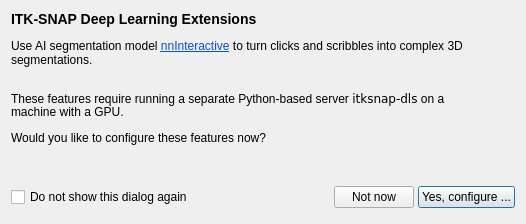
<?xml version="1.0" encoding="UTF-8"?>
<ui version="4.0">
 <class>DeepLearningInfoDialog</class>
 <widget class="QDialog" name="DeepLearningInfoDialog">
  <property name="geometry">
   <rect>
    <x>0</x>
    <y>0</y>
    <width>526</width>
    <height>224</height>
   </rect>
  </property>
  <property name="windowTitle">
   <string>Dialog</string>
  </property>
  <layout class="QGridLayout" name="gridLayout" columnstretch="1,0" rowminimumheight="0,0,0,0,0,0,0,0,32">
   <property name="verticalSpacing">
    <number>12</number>
   </property>
   <item row="1" column="0">
    <widget class="QLabel" name="label_2">
     <property name="text">
      <string>&lt;html&gt;&lt;head/&gt;&lt;body&gt;&lt;p&gt;Use AI segmentation model &lt;a href=&quot;https://github.com/MIC-DKFZ/nnInteractive&quot;&gt;&lt;span style=&quot; text-decoration: underline; color:#094fd1;&quot;&gt;nnInteractive&lt;/span&gt;&lt;/a&gt; to turn clicks and scribbles into complex 3D segmentations.&lt;/p&gt;&lt;/body&gt;&lt;/html&gt;</string>
     </property>
     <property name="wordWrap">
      <bool>true</bool>
     </property>
     <property name="openExternalLinks">
      <bool>true</bool>
     </property>
    </widget>
   </item>
   <item row="4" column="0">
    <widget class="QLabel" name="label_5">
     <property name="text">
      <string>Would you like to configure these features now?</string>
     </property>
     <property name="wordWrap">
      <bool>true</bool>
     </property>
    </widget>
   </item>
   <item row="1" column="1" rowspan="5">
    <widget class="QWidget" name="widget" native="true">
     <layout class="QVBoxLayout" name="verticalLayout">
      <property name="spacing">
       <number>6</number>
      </property>
      <property name="leftMargin">
       <number>0</number>
      </property>
      <property name="topMargin">
       <number>0</number>
      </property>
      <property name="rightMargin">
       <number>0</number>
      </property>
      <property name="bottomMargin">
       <number>0</number>
      </property>
      <item>
       <widget class="QLabel" name="label_3">
        <property name="sizePolicy">
         <sizepolicy hsizetype="Preferred" vsizetype="Fixed">
          <horstretch>0</horstretch>
          <verstretch>0</verstretch>
         </sizepolicy>
        </property>
        <property name="text">
         <string/>
        </property>
        <property name="pixmap">
         <pixmap resource="../Resources/SNAPResources.qrc">:/root/nnInteractive.png</pixmap>
        </property>
        <property name="alignment">
         <set>Qt::AlignmentFlag::AlignCenter</set>
        </property>
       </widget>
      </item>
      <item>
       <widget class="QLabel" name="label_7">
        <property name="sizePolicy">
         <sizepolicy hsizetype="Preferred" vsizetype="Fixed">
          <horstretch>0</horstretch>
          <verstretch>0</verstretch>
         </sizepolicy>
        </property>
        <property name="text">
         <string/>
        </property>
        <property name="pixmap">
         <pixmap resource="../Resources/SNAPResources.qrc">:/root/logo_dkfz.png</pixmap>
        </property>
        <property name="alignment">
         <set>Qt::AlignmentFlag::AlignCenter</set>
        </property>
       </widget>
      </item>
      <item>
       <spacer name="verticalSpacer_3">
        <property name="orientation">
         <enum>Qt::Orientation::Vertical</enum>
        </property>
        <property name="sizeType">
         <enum>QSizePolicy::Policy::Fixed</enum>
        </property>
        <property name="sizeHint" stdset="0">
         <size>
          <width>20</width>
          <height>6</height>
         </size>
        </property>
       </spacer>
      </item>
      <item>
       <widget class="QLabel" name="label_6">
        <property name="sizePolicy">
         <sizepolicy hsizetype="Preferred" vsizetype="Fixed">
          <horstretch>0</horstretch>
          <verstretch>0</verstretch>
         </sizepolicy>
        </property>
        <property name="text">
         <string/>
        </property>
        <property name="pixmap">
         <pixmap resource="../Resources/SNAPResources.qrc">:/root/logo_helmholz.png</pixmap>
        </property>
        <property name="alignment">
         <set>Qt::AlignmentFlag::AlignCenter</set>
        </property>
       </widget>
      </item>
      <item>
       <spacer name="verticalSpacer_2">
        <property name="orientation">
         <enum>Qt::Orientation::Vertical</enum>
        </property>
        <property name="sizeHint" stdset="0">
         <size>
          <width>20</width>
          <height>40</height>
         </size>
        </property>
       </spacer>
      </item>
     </layout>
    </widget>
   </item>
   <item row="3" column="0">
    <widget class="QLabel" name="label_4">
     <property name="text">
      <string>These features require running a separate Python-based server &lt;code&gt;itksnap-dls&lt;/code&gt; on a machine with a GPU. </string>
     </property>
     <property name="wordWrap">
      <bool>true</bool>
     </property>
    </widget>
   </item>
   <item row="0" column="0" colspan="2">
    <widget class="QLabel" name="label">
     <property name="text">
      <string>&lt;h3&gt;ITK-SNAP Deep Learning Extensions&lt;/h3&gt;</string>
     </property>
    </widget>
   </item>
   <item row="8" column="0" colspan="2">
    <widget class="QWidget" name="widget_2" native="true">
     <property name="minimumSize">
      <size>
       <width>0</width>
       <height>20</height>
      </size>
     </property>
     <layout class="QHBoxLayout" name="horizontalLayout">
      <property name="spacing">
       <number>4</number>
      </property>
      <property name="leftMargin">
       <number>0</number>
      </property>
      <property name="topMargin">
       <number>0</number>
      </property>
      <property name="rightMargin">
       <number>0</number>
      </property>
      <property name="bottomMargin">
       <number>0</number>
      </property>
      <item>
       <widget class="QCheckBox" name="chkDoNotShowAgain">
        <property name="text">
         <string>Do not show this dialog again</string>
        </property>
       </widget>
      </item>
      <item>
       <spacer name="horizontalSpacer">
        <property name="orientation">
         <enum>Qt::Orientation::Horizontal</enum>
        </property>
        <property name="sizeHint" stdset="0">
         <size>
          <width>40</width>
          <height>20</height>
         </size>
        </property>
       </spacer>
      </item>
      <item>
       <widget class="QPushButton" name="btnNo">
        <property name="text">
         <string>Not now</string>
        </property>
       </widget>
      </item>
      <item>
       <widget class="QPushButton" name="btnYes">
        <property name="text">
         <string>Yes, configure ...</string>
        </property>
        <property name="default">
         <bool>true</bool>
        </property>
       </widget>
      </item>
     </layout>
    </widget>
   </item>
   <item row="5" column="0">
    <spacer name="verticalSpacer">
     <property name="orientation">
      <enum>Qt::Orientation::Vertical</enum>
     </property>
     <property name="sizeHint" stdset="0">
      <size>
       <width>20</width>
       <height>40</height>
      </size>
     </property>
    </spacer>
   </item>
  </layout>
 </widget>
 <resources>
  <include location="../Resources/SNAPResources.qrc"/>
 </resources>
 <connections/>
</ui>
